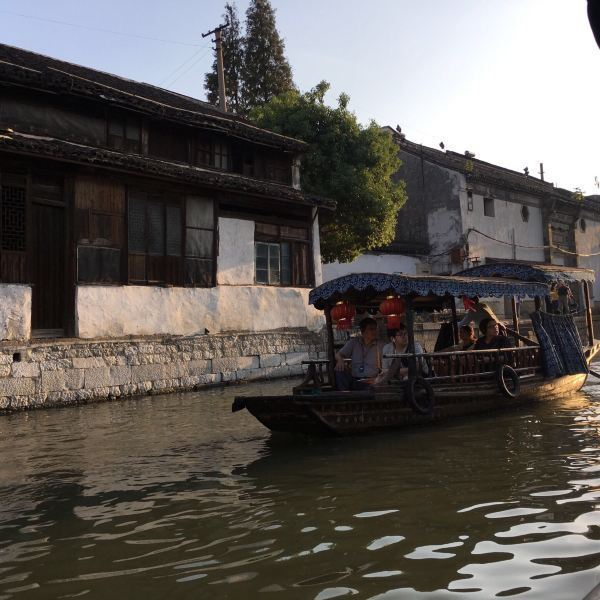
//> input picture 8-remap/images/xihu.jpeg, 600 x 600 px
$ ./main ../images/xihu.jpeg   (built with g++ and OpenCV 4)
//> lines starting //> are read from the running program, lines starting //| are printed output that depends on the picture
//> further down, orgImg is the input picture: 600 rows x 600 cols, CV_8UC3; mean B, G, R 86.5, 90.4, 94.9
#include <ostream>
#include <opencv2/opencv.hpp>
#include <opencv2/core/saturate.hpp>

using namespace cv;
using namespace std;

// remap成波浪形状
void remap2Wave(const Mat& orgImg, Mat& outImg)
{
    Mat mapX(orgImg.rows, orgImg.cols, CV_32F);
    Mat mapY(orgImg.rows, orgImg.cols, CV_32F);

    for (int row = 0; row < orgImg.rows; row++)
    {
        for (int col = 0; col < orgImg.cols; col++)
        {
            mapX.at<float>(row, col) = col; // 波浪形，保持同一列
            mapY.at<float>(row, col) = row + 5 * sin(col / 10.0); // 波浪形，行按照正弦曲线波动
        }
    }
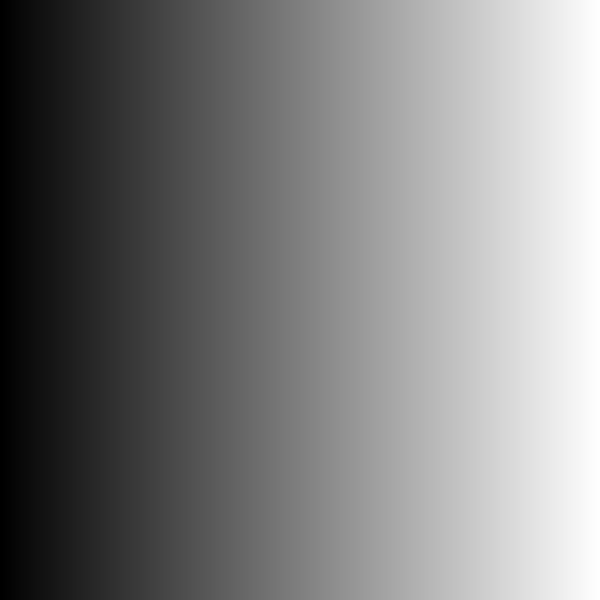
//> mapX: 600 rows x 600 cols, CV_32FC1; min 0, max 599, mean 299.5; drawn with min black and max white
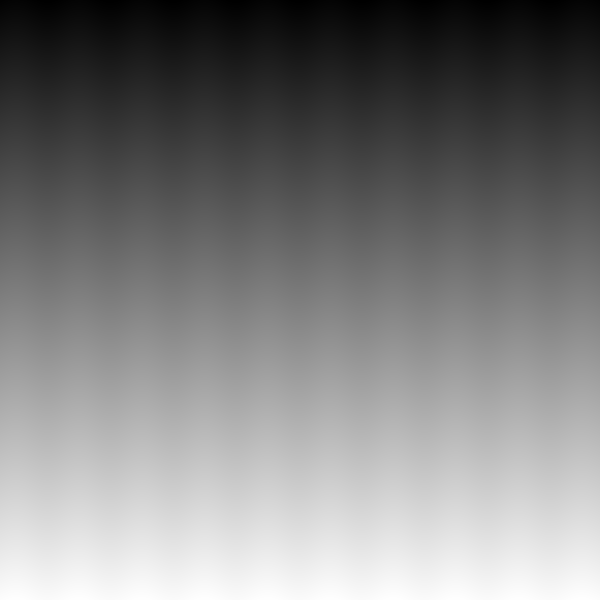
//> mapY: 600 rows x 600 cols, CV_32FC1; min -5, max 604, mean 299.7; drawn with min black and max white

    remap(orgImg, outImg, mapX, mapY, INTER_LINEAR);
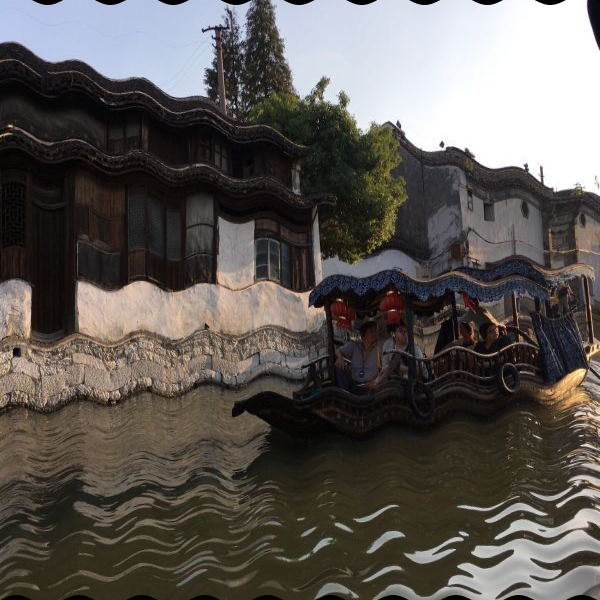
//> outImg: 600 rows x 600 cols, CV_8UC3; mean B, G, R 85.8, 89.7, 94.2
}

int main(int argc, char **argv)
{
    if (argc != 2)
    {
        cout << "usage: " << argv[0] << " <Backgroup Image Path>>" << endl;
        return -1;
    }

    // 加载图片
    Mat orgImg;
    orgImg = imread(argv[1]);
    if (!orgImg.data)
    {
        cout << "error: No image data" << endl;
        return -1;
    }

    // 波浪处理
    Mat result;
    remap2Wave(orgImg, result);

    String winName = "ImageViewer";
    namedWindow(winName, WINDOW_AUTOSIZE);
    imshow(winName, result);

    waitKey(0);

    return 0;
}
